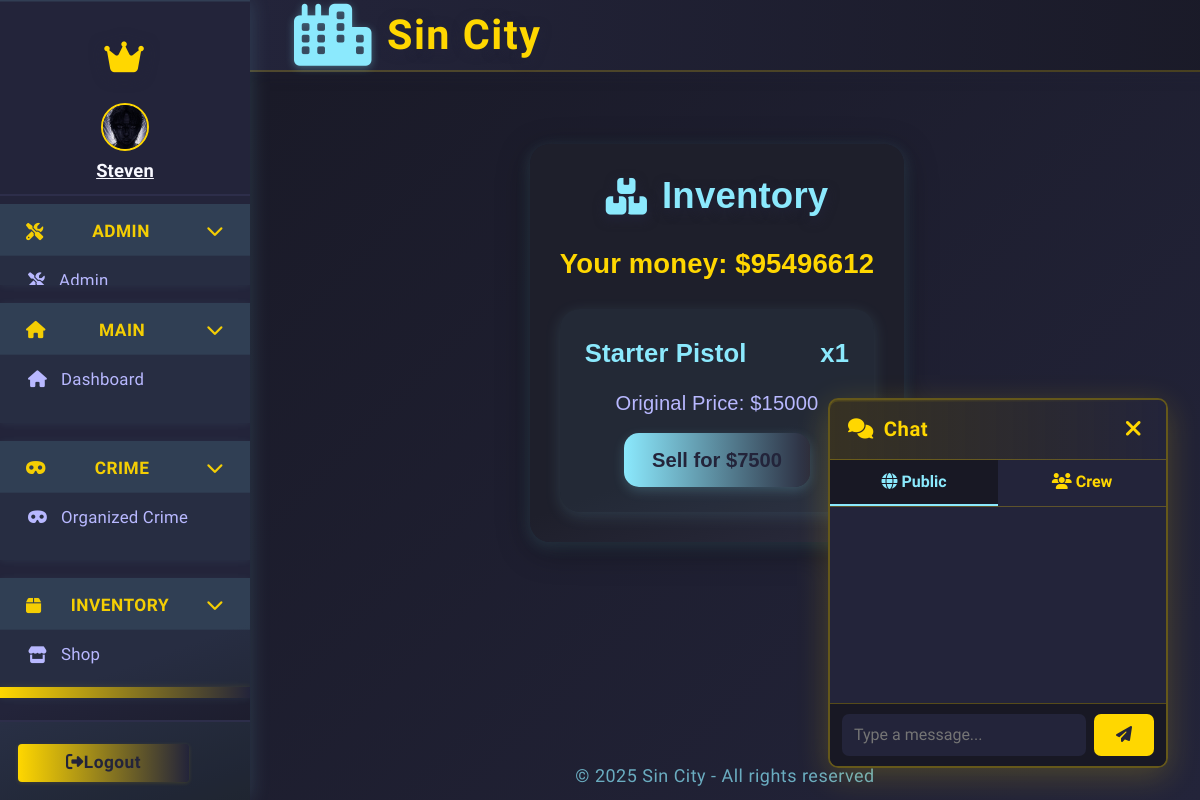
Before: /inventory (signed in) with the older database file.
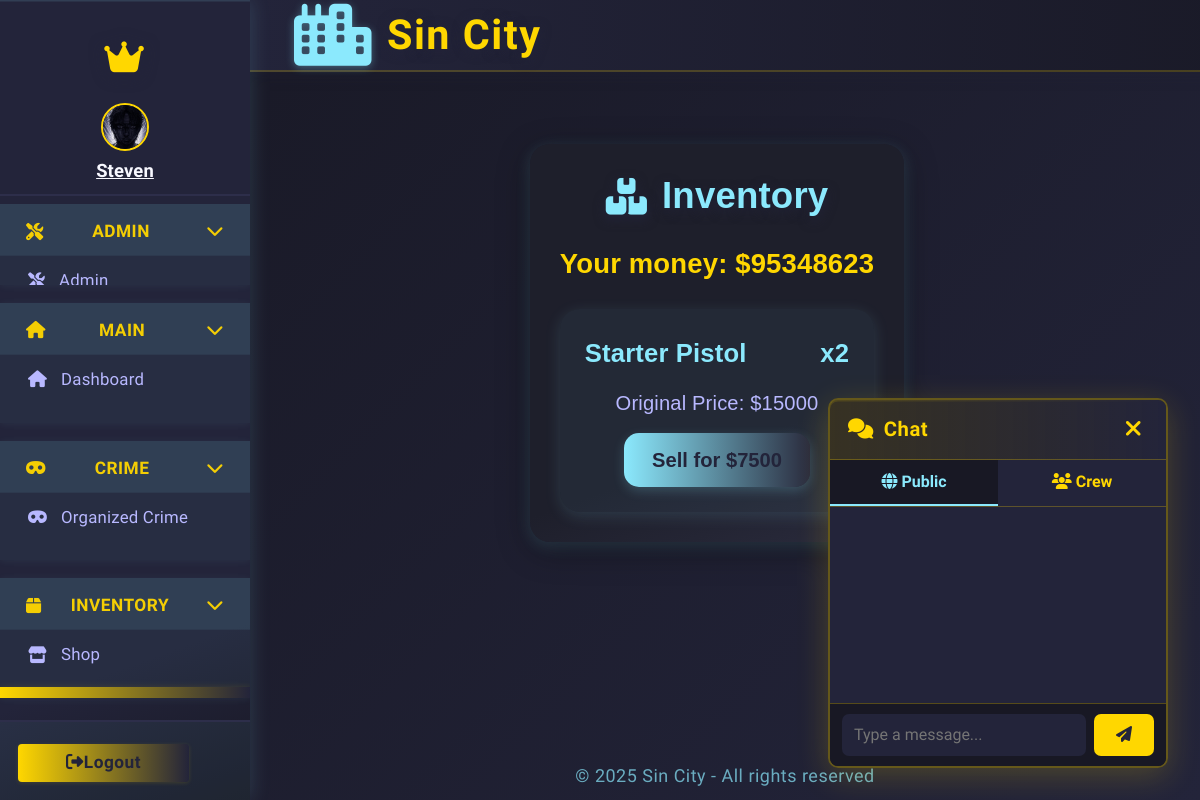
After: the same page with the newer database file.
### app.py (models this page shows, shortened)
class Character(db.Model):
    __tablename__ = 'character'
    id = db.Column(db.Integer, primary_key=True)
    user_id = db.Column(db.Integer, db.ForeignKey('user.id'), nullable=True)
    user = db.relationship('User', backref='linked_character', foreign_keys=[user_id])
    name = db.Column(db.String(64), unique=True, nullable=False)
    health = db.Column(db.Integer, default=100)
    money = db.Column(db.Integer, default=250)
    level = db.Column(db.Integer, default=1)
    xp = db.Column(db.Integer, default=0)
    last_crime_time = db.Column(db.DateTime, nullable=True)
    last_travel_time = db.Column(db.DateTime, nullable=True)
    city = db.Column(db.String(64), default="New York")
    gun_id = db.Column(db.Integer, db.ForeignKey('shop_item.id'))
    gun = db.relationship('ShopItem', foreign_keys=[gun_id])
    crime_group_id = db.Column(db.Integer, db.ForeignKey('organized_crime.id'))
    crime_group = db.relationship("OrganizedCrime", back_populates="members", foreign_keys=[crime_group_id])
    master_id = db.Column(db.Integer, db.ForeignKey('user.id'))
    earn_streak = db.Column(db.Integer, default=0)
    last_earned = db.Column(db.DateTime, nullable=True)
    is_alive = db.Column(db.Boolean, default=True)
    profile_image = db.Column(db.String(255), nullable=True)
    crew = db.Column(db.Integer, db.ForeignKey('crew.id'), nullable=True)
    crew_id = db.Column(db.Integer, db.ForeignKey('crew.id'))
    linked_user = db.relationship('User', foreign_keys=[user_id], overlaps="linked_character,linked_characters,user")
    crew = db.relationship('Crew', backref='characters')

class UserInventory(db.Model):
    id = db.Column(db.Integer, primary_key=True)
    user_id = db.Column(db.Integer, db.ForeignKey('user.id'), nullable=False)
    item_id = db.Column(db.Integer, db.ForeignKey('shop_item.id'), nullable=False)
    quantity = db.Column(db.Integer, default=1, nullable=False)
    user = db.relationship('User', backref='inventory')
    item = db.relationship('ShopItem')

class ShopItem(db.Model):
    id = db.Column(db.Integer, primary_key=True)
    name = db.Column(db.String(64), nullable=False)
    description = db.Column(db.String(256))
    price = db.Column(db.Integer, nullable=False)
    stock = db.Column(db.Integer, nullable=False, default=0)
    is_gun = db.Column(db.Boolean, default=False)
    damage = db.Column(db.Integer, default=0)

### app.py (the view, shortened to what this page needs)
@app.route('/inventory', methods=['GET', 'POST'])
@login_required
def inventory():
    character = Character.query.filter_by(master_id=current_user.id, is_alive=True).first()
    if not character:
        flash("No character found.", "danger")
        return redirect(url_for('dashboard'))
    inventory_items = UserInventory.query.filter_by(user_id=current_user.id).all()
    return render_template('inventory.html', inventory_items=inventory_items, character=character)

### app.py (called while the page is built)
@app.context_processor
def inject_user():
    return dict(user=current_user)

@app.before_request
def update_last_seen():
    if current_user.is_authenticated:
        now = datetime.utcnow()
        if not current_user.last_seen or (now - current_user.last_seen).seconds > 1:
            current_user.last_seen = now
            db.session.commit()

@app.before_request
def enable_sqlite_fk():
    if db.engine.url.drivername == 'sqlite':
        with db.engine.connect() as conn:
            conn.execute(db.text("PRAGMA foreign_keys=ON"))

@app.before_request
def check_character_alive():
    if current_user.is_authenticated:
        char = Character.query.filter_by(master_id=current_user.id).first()
        if not char or not char.is_alive:
            if request.endpoint not in ('create_character', 'logout', 'static'):
                return redirect(url_for('create_character'))

@login_manager.user_loader
def load_user(user_id):
    return db.session.get(User, int(user_id))

### templates/inventory.html (shortened to what this page needs)
{% extends "base.html" %}
{% block content %}
<div class="inventory-container">
  <h1 class="inventory-title"><i class="fas fa-boxes"></i> Inventory</h1>
  <span class="inventory-money">Your money: ${{ character.money }}</span>
  {% if not inventory_items %}
    <p class="inventory-empty">You have no items in your inventory.</p>
  {% else %}
    <ul class="inventory-list">
      {% for entry in inventory_items %}
      <li class="inventory-item">
        <div class="inventory-item-header">
          <span class="inventory-item-name">{{ entry.item.name }}</span>
          <span class="inventory-item-quantity">x{{ entry.quantity }}</span>
        </div>
        <div class="inventory-item-desc">Original Price: ${{ entry.item.price }}</div>
        <div class="inventory-item-actions">
          <form method="POST" action="{{ url_for('inventory') }}">
            <button type="submit" class="inventory-sell-btn">Sell for ${{ entry.item.price // 2 }}</button>
          </form>
        </div>
      </li>
      {% endfor %}
    </ul>
  {% endif %}
</div>
{% endblock %}

### templates/base.html (shortened to what the changed rows need)
<!DOCTYPE html>
<html lang="en">
<head>
  <link rel="stylesheet" href="https://cdn.jsdelivr.net/npm/bootstrap@4.6.2/dist/css/bootstrap.min.css">
  <link rel="stylesheet" href="https://cdnjs.cloudflare.com/ajax/libs/font-awesome/6.4.2/css/all.min.css">
</head>
<body class="fade-in">
  <div class="layout-root fade-in">
    <div class="sidebar {% if request.endpoint in ['login', 'register'] %}d-none{% endif %}">
      <nav class="sidebar">
        {% if current_user.is_authenticated %}
          <div class="sidebar-user">
            {% set character = current_character %}
                {% if character and character.profile_image %}
                  <img
                    src="{{ url_for('static', filename=character.profile_image) if not character.profile_image.startswith('http') else character.profile_image }}"
                    class="crew-avatar"
                    alt="avatar"
                    style="width:48px;height:48px;border-radius:50%;margin-bottom:6px;border:2px solid #ffd700;object-fit:cover;"
                  >
                {% else %}
                  <i id="char-name" class="fas fa-user-circle"></i>
                {% endif %}
              <a href="{{ url_for('profile', charname=character.name) }}" style="color:inherit; text-decoration: underline;">
                <strong>{{ character.name if character else current_user.username }}</strong>
              </a>
          </div>
        {% endif %}
      </nav>
    </div>
    <div class="main-area">
      <main class="content-area">
        {% block content %}{% endblock %}
      </main>
    </div>
  </div>
</body>
</html>

Changed rows visible on the page:
changed Character "Steven": money "95496612" → "95348623"
changed UserInventory "Starter Pistol": quantity "1" → "2"
